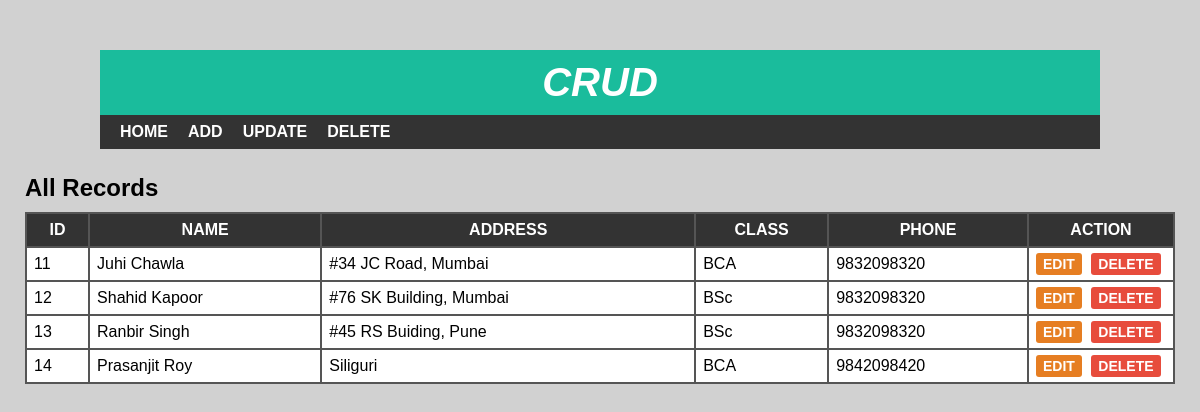
The page / on the database its author committed.
### tables this page shows
CREATE TABLE `student` (
  `sid` int(10) NOT NULL,
  `sname` varchar(30) NOT NULL,
  `saddress` varchar(100) NOT NULL,
  `sclass` int(10) NOT NULL,
  `sphone` varchar(10) NOT NULL
);

CREATE TABLE `studentclass` (
  `cid` int(11) NOT NULL,
  `cname` varchar(15) NOT NULL
);

### index.php (the view, shortened to what this page needs)
<?php
include 'header.php';
?>
<div id="main-content">
  <h2>All Records</h2>
  <?php
  include 'config.php';
  $sql = "SELECT * FROM student JOIN studentclass WHERE student.sclass = studentclass.cid";
  $result = mysqli_query($conn, $sql) or die("Query Unsuccessful.");
  if (mysqli_num_rows($result) > 0) {
    ?>
    <table cellpadding="7px">
      <thead>
        <th>Id</th>
        <th>Name</th>
        <th>Address</th>
        <th>Class</th>
        <th>Phone</th>
        <th>Action</th>
      </thead>
      <tbody>
        <?php
        while ($row = mysqli_fetch_assoc($result)) {
          ?>
          <tr>
            <td>
              <?php echo $row['sid']; ?>
            </td>
            <td>
              <?php echo $row['sname']; ?>
            </td>
            <td>
              <?php echo $row['saddress']; ?>
            </td>
            <td>
              <?php echo $row['cname']; ?>
            </td>
            <td>
              <?php echo $row['sphone']; ?>
            </td>
            <td>
              <a href='edit.php?id=<?php echo $row['sid']; ?>'>Edit</a>
              <a href='delete-inline.php?id=<?php echo $row['sid']; ?>'>Delete</a>
            </td>
          </tr>
        <?php } ?>
      </tbody>
    </table>
  <?php } else {
    echo "<h2>No Record Found</h2>";
  }
  ?>
</div>
</body>
</html>

### header.php (shortened to what this page needs)
<!DOCTYPE html>
<html lang="en">
<head>
    <link rel="stylesheet" href="css/style.css">
</head>
<body>
    <div id="wrapper">
        <div id="header">
            <h1>Crud</h1>
        </div>
        <div id="menu">
            <ul>
                <li>
                    <a href="index.php">Home</a>
                </li>
                <li>
                    <a href="add.php">Add</a>
                </li>
                <li>
                    <a href="update.php">Update</a>
                </li>
                <li>
                    <a href="delete.php">Delete</a>
                </li>
            </ul>
        </div>
    </div>
</body>
</html>

### css/style.css (style rules this page uses)
body { font: 16px arial; margin: 0; padding: 0; background: #d1d1d1; }
#wrapper { width: 1000px; margin: 50px auto 0; background-color: #fff; }
#header { text-align: center; background-color: #1abc9c; padding: 10px; }
#header h1 { color: #fff; font-size: 40px; font-style: italic; font-weight: 700; text-transform: uppercase; margin: 0; }
#menu { background-color: #333; }
#menu ul { font-size: 0; padding: 0 10px; margin: 0; list-style: none; }
#menu ul li { display: inline-block; }
#menu ul li a { color: #fff; font-size: 16px; font-weight: 600; padding: 8px 10px; display: block; text-decoration: none; text-transform: uppercase; transition: all 0.3s ease; }
#main-content { padding: 25px; min-height: 400px; }
#main-content h2 { margin: 0 0 10px; text-transform: capitalize; }
#main-content table { width: 100%; background-color: #555; margin: 0 0 20px; }
#main-content table th { color: #fff; background-color: #333; text-transform: uppercase; }
#main-content table th:last-child { width: 130px; }
#main-content table td { background-color: #fff; }
#main-content table td a { font-size: 14px; font-weight: 600; text-transform: uppercase; padding: 3px 7px; color: #fff; background-color: #e67e22; text-decoration: none; border-radius: 3px; }
#main-content table td a:nth-child(2) { background-color: #e74c3c; margin: 0 0 0 5px; }

### rows shown on the page
student: sid "11", sname "Juhi Chawla", saddress "#34 JC Road, Mumbai", studentclass.cname "BCA", sphone "9832098320"
student: sid "12", sname "Shahid Kapoor", saddress "#76 SK Building, Mumbai", studentclass.cname "BSc", sphone "9832098320"
student: sid "13", sname "Ranbir Singh", saddress "#45 RS Buiding, Pune", studentclass.cname "BSc", sphone "9832098320"
student: sid "14", sname "Prasanjit Roy", saddress "Siliguri", studentclass.cname "BCA", sphone "9842098420"
